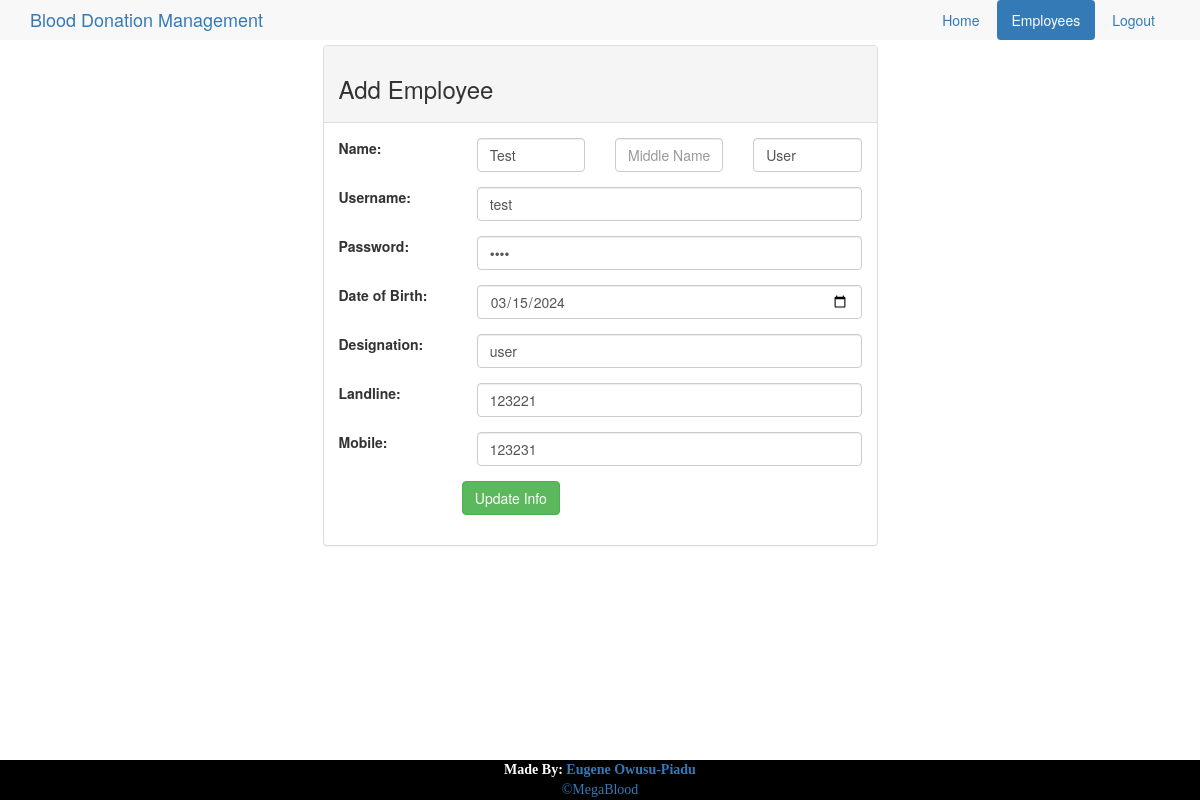
Page /admin/edit.php?id=24 (signed in) on the committed database.
### tables this page shows
CREATE TABLE IF NOT EXISTS `employees` (
  `id` int NOT NULL AUTO_INCREMENT,
  `f_name` varchar(35) NOT NULL,
  `m_name` varchar(15) DEFAULT NULL,
  `l_name` varchar(35) NOT NULL,
  `username` varchar(15) NOT NULL,
  `password` varchar(15) NOT NULL,
  `b_day` date NOT NULL,
  `prc_nr` bigint NOT NULL,
  `designation` varchar(35) NOT NULL,
  `landline` varchar(10) DEFAULT NULL,
  `mobile_nr` varchar(11) NOT NULL,
  PRIMARY KEY (`id`),
  UNIQUE KEY `username` (`username`),
  KEY `prc_nr` (`prc_nr`) USING BTREE
);

### admin/php/DBConnect.php (called while the page is built, shortened)
<?php
class DBConnect {
    private $db = NULL;
    public function __construct() {
        $dsn = 'mysql:dbname=' . self::DB_NAME . ';host=' . self::DB_SERVER;
        try {
            $this->db = new PDO($dsn, self::DB_USER, self::DB_PASSWORD);
        } catch (PDOException $e) {
            throw new Exception('Connection failed: ' .
            $e->getMessage());
        }
        return $this->db;
    }
    public function getEmployees(){
        $stmt = $this->db->prepare("SELECT * FROM employees");
        $stmt->execute();
        return $stmt->fetchAll();
    }
    public function getEmployeeById($id){
        $stmt = $this->db->prepare("SELECT * FROM employees WHERE id=?");
        $stmt->execute([$id]);
        return $stmt->fetchAll();
    }
}

### admin/edit.php (the view, shortened to what this page needs)
<?php
if(isset($_GET['id'])){
    $id = $_GET['id'];
}
require_once 'php/DBConnect.php';
$db = new DBConnect();
$db->auth();
$employee = $db->getEmployeeById($id);
$employees = $db->getEmployees();
include 'layout/_header.php';
include 'layout/_top_nav.php';
?>
<div class="container">
    <div class="row">
        <div class="col-md-3"></div>
        <div class="col-md-6">
            <div class="panel panel-default">
                <div class="panel-heading">
                    <h3>Add Employee</h3>
                </div>
                <div class="panel-body">
                    <form class="form-horizontal" role="form" method="post" action="edit.php">
                        <div class="form-group">
                            <label class="col-md-3">Name:</label>
                            <div class="col-sm-3"> <input type="text" value="<?= $employee[0]['f_name']; ?>" name="firstName" class="form-control" placeholder="First Name" required="true"> </div>
                            <div class="col-sm-3"><input type="text" value="<?= $employee[0]['m_name']; ?>" name="middleName" class="form-control" placeholder="Middle Name"></div>
                            <div class="col-sm-3"><input type="text" value="<?= $employee[0]['l_name']; ?>" name="lastName" class="form-control" placeholder="Last Name" required="true"></div>
                        </div>
                        <div class="form-group">
                            <label class="col-md-3">Username:</label>
                            <div class="col-sm-9"><input type="text" value="<?= $employee[0]['username']; ?>" name="username" class="form-control" required="true"></div>
                        </div>
                        <div class="form-group">
                            <label class="col-md-3">Password:</label>
                            <div class="col-sm-9"><input type="password" value="<?= $employee[0]['password']; ?>" name="password" class="form-control" required="true"></div>
                        </div>
                        <div class="form-group">
                            <label class="col-md-3">Date of Birth:</label>
                            <div class="col-sm-9"><input type="date" value="<?= $employee[0]['b_day']; ?>" name="dob" class="form-control" required="true"></div>
                        </div>
                        <div class="form-group">
                            <label class="col-md-3">Designation:</label>
                            <div class="col-sm-9"><input type="text" value="<?= $employee[0]['designation']; ?>" name="designation" class="form-control" required="true"></div>
                        </div>
                        <div class="form-group">
                            <label class="col-md-3">Landline:</label>
                            <div class="col-sm-9"><input type="number" value="<?= $employee[0]['landline']; ?>" min="0" max="10000000000" name="landline" class="form-control" required="true"></div>
                        </div>
                        <div class="form-group">
                            <label class="col-md-3">Mobile:</label>
                            <div class="col-sm-9"><input type="number" value="<?= $employee[0]['mobile_nr']; ?>" min="0" max="10000000000" name="mobile" class="form-control" required="true"></div>
                        </div>
                        <div class="form-group">
                            <label class="col-md-3"></label>
                            <button type="submit" class="btn btn-success btn-md" name="submit">Update Info</button>
                        </div>
                    </form>
                </div>
            </div>
        </div>
        <div class="col-md-3"></div>
    </div>
</div>
<?php include 'layout/_footer.php'; ?>

### admin/css/mystyle.css (style rules this page uses)
body { padding-top: 3.2em; }

### rows in the picture
employees: firstName "Test", lastName "User", username "test", dob "03/15/2024", designation "user", landline "123221", mobile "123231"
